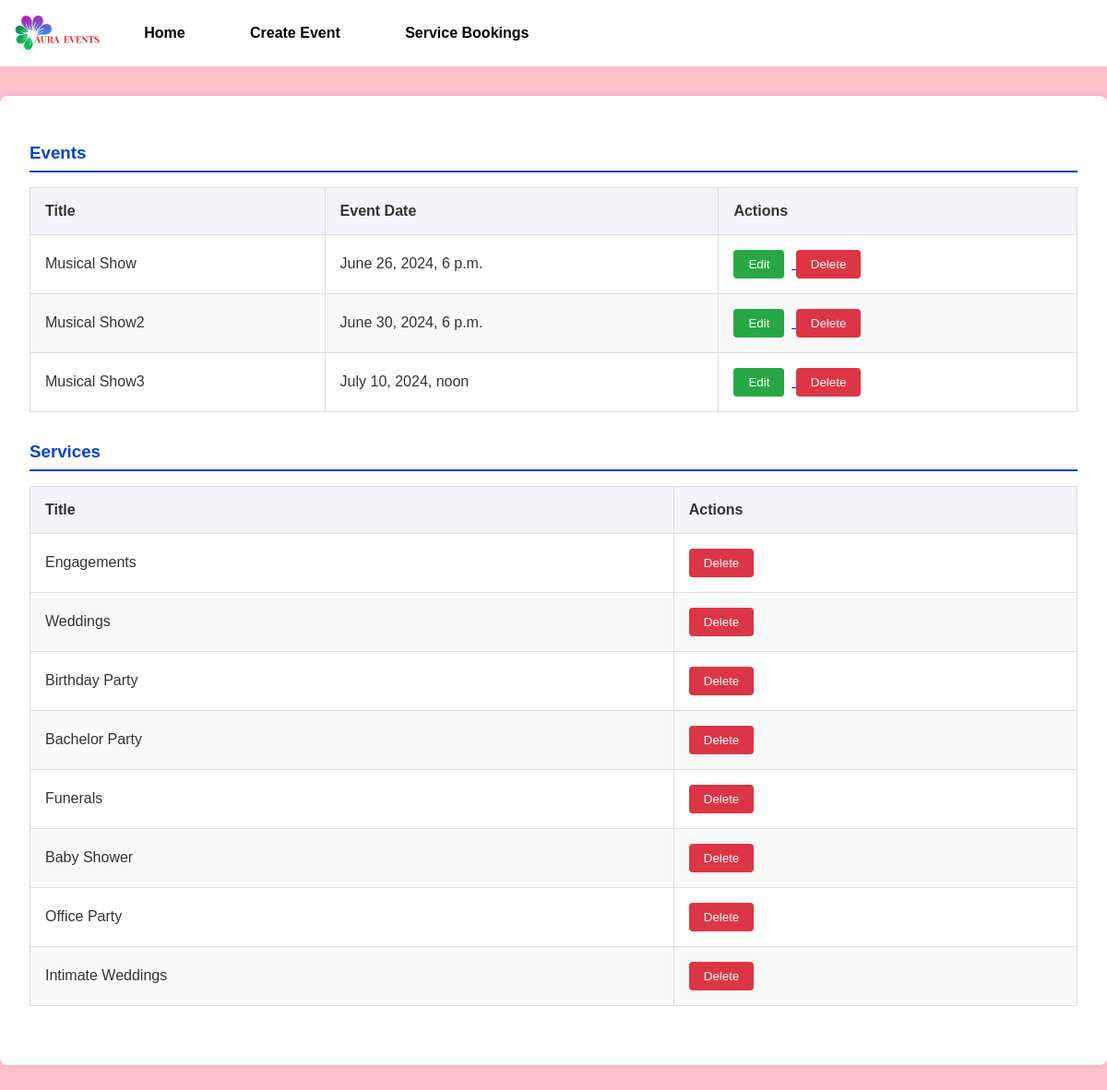
Screenshot of /organizer/dashboard/ (signed in) with the database file from the repository.
### Event/models.py (models this page shows, shortened)
class Event(models.Model):
    title = models.CharField(max_length=255)
    image= models.ImageField(default='')
    description = models.TextField()
    start_time = models.DateTimeField()
    end_time = models.DateTimeField()
    venue = models.ForeignKey(Venue, on_delete=models.CASCADE)
    organizer = models.ForeignKey(User, on_delete=models.CASCADE)
    ticketed = models.BooleanField(default=True)
    rate = models.DecimalField(max_digits=10, decimal_places=2, null=True, blank=True)

### Event/views.py (the view)
# urls.py: path('organizer/dashboard/', views.organizer_dashboard, name='organizer_dashboard'),
@login_required
def organizer_dashboard(request):
    ticketed_events = Event.objects.filter(ticketed=True)
    non_ticketed_events = Event.objects.filter(ticketed=False)
    return render(request, 'organizer_dashboard.html', {
        'ticketed_events': ticketed_events,
        'non_ticketed_events': non_ticketed_events
    })

### templates/organizer_dashboard.html (shortened to what this page needs)
{% load static %}
{% block content %}
    <nav>
        <img src="{% static 'images/new_logo.png' %}" alt="Logo">
        <ul>
            <li><a href="{% url 'home' %}">Home</a></li>
            <li><a href="{% url 'create_event' %}">Create Event</a></li>
            <li><a href="{% url 'booking_details' %}">Service Bookings</a></li>
        </ul>
    </nav>
    <div class="container">
        <div class="section">
            <h3>Events</h3>
            <table>
                <thead>
                    <tr>
                        <th>Title</th>
                        <th>Event Date</th>
                        <th>Actions</th>
                    </tr>
                </thead>
                <tbody>
                    {% for event in ticketed_events %}
                        <tr>
                            <td>{{ event.title }}</td>
                            <td>{{ event.start_time }}</td>
                            <td>
                                <a href="{% url 'edit_event' event.id %}">
                                    <button class="edit-btn">Edit</button>
                                </a>
                                <form action="{% url 'delete_event' event.id %}" method="post" style="display:inline;">
                                    <button type="submit" class="delete-btn">Delete</button>
                                </form>
                            </td>
                        </tr>
                    {% endfor %}
                </tbody>
            </table>
        </div>
        <div class="section">
            <h3>Services</h3>
            <table>
                <thead>
                    <tr>
                        <th>Title</th>
                        <th>Actions</th>
                    </tr>
                </thead>
                <tbody>
                    {% for service in non_ticketed_events %}
                        <tr>
                            <td>{{ service.title }}</td>
                            <td>
                                <form action="{% url 'delete_service' service.id %}" method="post" style="display:inline;">
                                    <button type="submit" class="delete-btn">Delete</button>
                                </form>
                            </td>
                        </tr>
                    {% endfor %}
                </tbody>
            </table>
        </div>
    </div>
{% endblock %}

### templates/organizer_dashboard.html (style rules this page uses)
nav { background-color: #fff; padding: 1rem; display: flex; align-items: center; }
nav ul { list-style: none; padding: 0; margin: 0; display: flex; }
nav img { height: 40px; margin-right: 3rem; }
nav ul li { margin-right: 2.2rem; }
nav ul li a { color: black; margin-right: 2.2rem; text-decoration: none; font-weight: bold; }
.container { max-width: 1200px; margin: 2rem auto; padding: 2rem; background-color: white; border-radius: 8px; box-shadow: 0 0 10px rgba(0, 0, 0, 0.1); }
.section { margin-bottom: 2rem; }
h3 { border-bottom: 2px solid #0044cc; padding-bottom: 0.5rem; margin-bottom: 1rem; color: #0044cc; }
table { width: 100%; border-collapse: collapse; margin-bottom: 1rem; }
table, th, td { border: 1px solid #ddd; }
th, td { padding: 1rem; text-align: left; }
th { background-color: #f4f4f9; }
tr:nth-child(even) { background-color: #f9f9f9; }
.delete-btn, .edit-btn { background-color: #dc3545; color: white; border: none; padding: 0.5rem 1rem; border-radius: 4px; cursor: pointer; transition: background-color 0.3s; }
.edit-btn { background-color: #28a745; margin-right: 0.5rem; }

### rows the page displays
Event: title "Musical Show", start_time "June 26, 2024, 6 p.m."
Event: title "Musical Show2", start_time "June 30, 2024, 6 p.m."
Event: title "Musical Show3", start_time "July 10, 2024, noon"
Event: title "Engagements"
Event: title "Weddings"
Event: title "Birthday Party"
Event: title "Bachelor Party"
Event: title "Funerals"
Event: title "Baby Shower"
Event: title "Office Party"
Event: title "Intimate Weddings"
